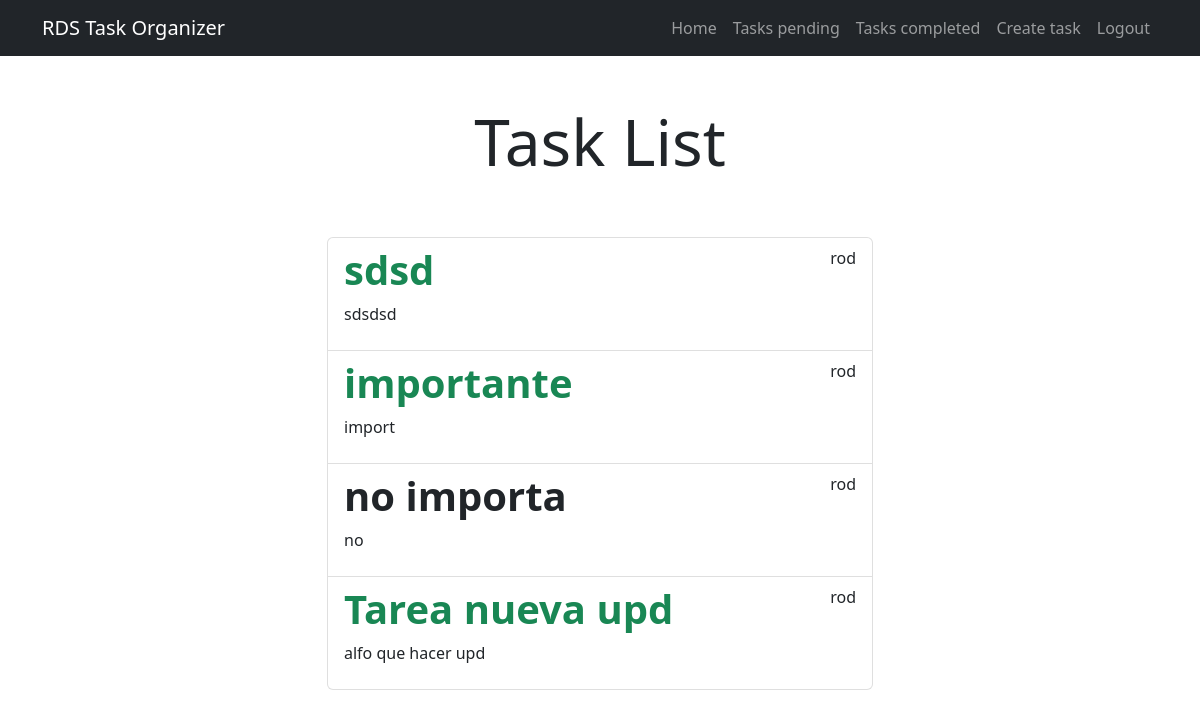
/tasks/ (signed in), run on an earlier commit of the app's database.
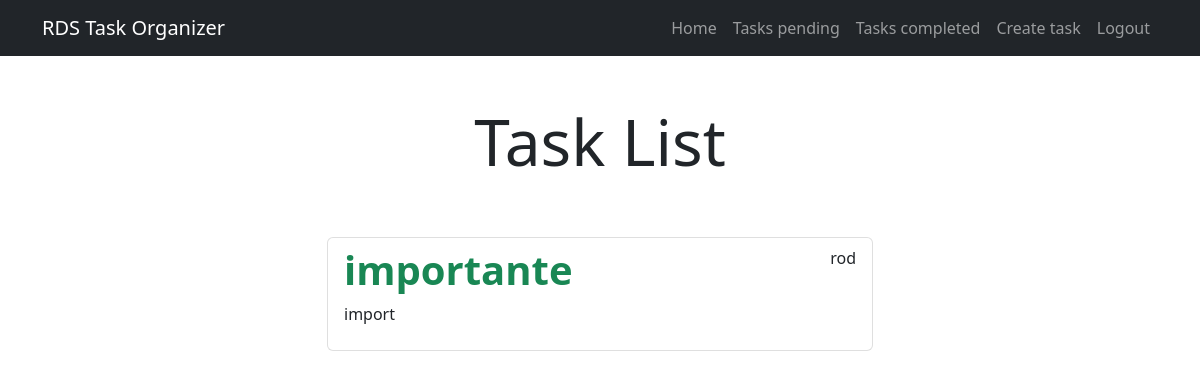
And on a later commit of the database.
### tasks/models.py (models this page shows, shortened)
class Task(models.Model):
    title=models.CharField(max_length=100)
    description=models.TextField(blank=True)
    create=models.DateTimeField(auto_now_add=True)
    datecompleted=models.DateTimeField(null=True, blank=True)
    important=models.BooleanField(default=False)
    user=models.ForeignKey(User, on_delete=models.CASCADE)

### tasks/views.py (the view)
# urls.py: path('tasks/', views.tasks, name="tasks"),
@login_required
def tasks(request):
    tasks = Task.objects.filter(user=request.user, datecompleted__isnull=True)
    return render(request, "tasks.html", {"tasks": tasks})

### tasks/templates/tasks.html (shortened to what this page needs)
{% extends 'base.html' %}
{% block content %}
<main class="container">
    <div class="row">
        <div class="col-md-6 offset-md-3">
            <h1 class="text-center display-3 py-5">Task List</h1>
            <ul class="list-group">
                {% for task in tasks %}
                <a class="list-group-item" href="{% url "task_detail" task.id %}">
                    <header class="d-flex justify-content-between">
                            {% if task.important %}
                        <h1 class="fw-bold text-success">{{task.title}}</h1>
                        {% else %}
                        <h1 class="fw-bold">{{task.title}}</h1>
                        {% endif %}
                        <p>{{task.user.username}}</p>
                    </header>
                    <p>{{task.description}}</p>
                </a>
                {% endfor %}
            </ul>
        </div>
    </div>
</main>
{% endblock %}

What changed in the data, as far as the page shows it:
removed Task: title "sdsd", user.username "rod", description "sdsdsd"
no longer on this page (row edited): Task: title "no importa", user.username "rod", description "no"
no longer on this page (row edited): Task: title "Tarea nueva upd", user.username "rod", description "alfo que hacer upd"
